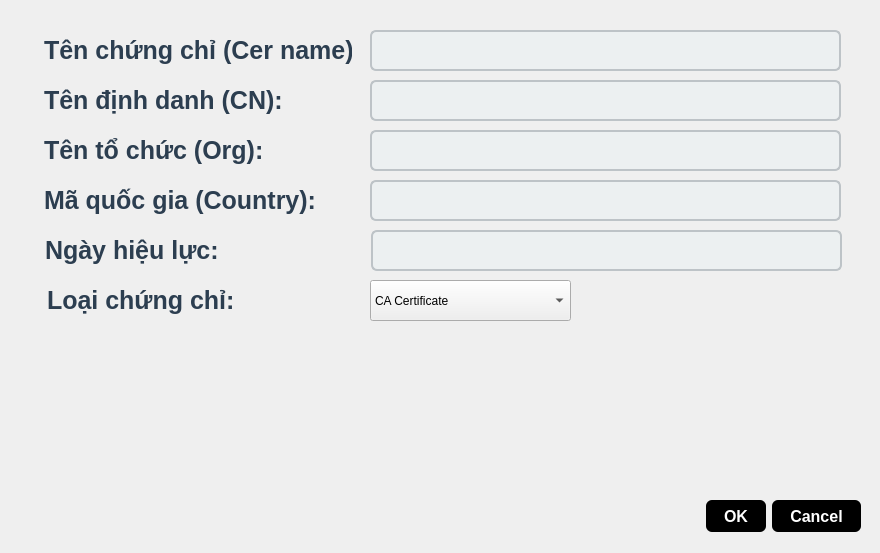
<?xml version="1.0" encoding="UTF-8"?>
<ui version="4.0">
 <class>Dialog</class>
 <widget class="QDialog" name="Dialog">
  <property name="geometry">
   <rect>
    <x>0</x>
    <y>0</y>
    <width>880</width>
    <height>553</height>
   </rect>
  </property>
  <property name="windowTitle">
   <string>Nhập thông tin cho chứng chỉ:</string>
  </property>
  <widget class="QDialogButtonBox" name="buttonBox">
   <property name="geometry">
    <rect>
     <x>520</x>
     <y>500</y>
     <width>341</width>
     <height>32</height>
    </rect>
   </property>
   <property name="styleSheet">
    <string notr="true">QPushButton {
    background-color: #000000;
    color: white;
    border: none;
    border-radius: 6px;
    padding: 8px 18px;
    font-size: 16px;
    font-weight: bold;
}

QPushButton:hover {
    background-color: #2c3e50;
}

QPushButton:pressed {
    background-color: #1a252f;
}</string>
   </property>
   <property name="orientation">
    <enum>Qt::Orientation::Horizontal</enum>
   </property>
   <property name="standardButtons">
    <set>QDialogButtonBox::StandardButton::Cancel|QDialogButtonBox::StandardButton::Ok</set>
   </property>
  </widget>
  <widget class="QLabel" name="label_16">
   <property name="geometry">
    <rect>
     <x>29</x>
     <y>30</y>
     <width>331</width>
     <height>41</height>
    </rect>
   </property>
   <property name="font">
    <font>
     <pointsize>-1</pointsize>
     <bold>true</bold>
    </font>
   </property>
   <property name="mouseTracking">
    <bool>false</bool>
   </property>
   <property name="styleSheet">
    <string notr="true">font-weight: bold;
    color: #2C3E50;
    font-size: 25px;
    padding: 4px 8px;
</string>
   </property>
   <property name="text">
    <string>Tên chứng chỉ (Cer name):</string>
   </property>
  </widget>
  <widget class="QLabel" name="label_18">
   <property name="geometry">
    <rect>
     <x>-387</x>
     <y>-14</y>
     <width>1291</width>
     <height>661</height>
    </rect>
   </property>
   <property name="text">
    <string/>
   </property>
   <property name="pixmap">
    <pixmap resource="../image/resource.qrc">:/new/image/background.jpg</pixmap>
   </property>
   <property name="scaledContents">
    <bool>true</bool>
   </property>
   <property name="indent">
    <number>-1</number>
   </property>
  </widget>
  <widget class="QLineEdit" name="cerName">
   <property name="geometry">
    <rect>
     <x>370</x>
     <y>30</y>
     <width>471</width>
     <height>41</height>
    </rect>
   </property>
   <property name="font">
    <font>
     <pointsize>-1</pointsize>
     <bold>false</bold>
    </font>
   </property>
   <property name="styleSheet">
    <string notr="true">QLineEdit {
    background-color: #ecf0f1;
    border: 2px solid #bdc3c7;
    border-radius: 6px;
    padding: 6px 10px;
    font-size: 18px;
    color: #2c3e50;
}

QLineEdit:focus {
    border: 2px solid #3498db;
    background-color: #ffffff;
}
</string>
   </property>
   <property name="text">
    <string/>
   </property>
   <property name="readOnly">
    <bool>false</bool>
   </property>
  </widget>
  <widget class="QLabel" name="label_17">
   <property name="geometry">
    <rect>
     <x>29</x>
     <y>80</y>
     <width>261</width>
     <height>41</height>
    </rect>
   </property>
   <property name="font">
    <font>
     <pointsize>-1</pointsize>
     <bold>true</bold>
    </font>
   </property>
   <property name="mouseTracking">
    <bool>false</bool>
   </property>
   <property name="styleSheet">
    <string notr="true">font-weight: bold;
    color: #2C3E50;
    font-size: 25px;
    padding: 4px 8px;
</string>
   </property>
   <property name="text">
    <string>Tên định danh (CN):</string>
   </property>
  </widget>
  <widget class="QLineEdit" name="CNName">
   <property name="geometry">
    <rect>
     <x>370</x>
     <y>80</y>
     <width>471</width>
     <height>41</height>
    </rect>
   </property>
   <property name="font">
    <font>
     <pointsize>-1</pointsize>
     <bold>false</bold>
    </font>
   </property>
   <property name="styleSheet">
    <string notr="true">QLineEdit {
    background-color: #ecf0f1;
    border: 2px solid #bdc3c7;
    border-radius: 6px;
    padding: 6px 10px;
    font-size: 18px;
    color: #2c3e50;
}

QLineEdit:focus {
    border: 2px solid #3498db;
    background-color: #ffffff;
}
</string>
   </property>
   <property name="text">
    <string/>
   </property>
   <property name="readOnly">
    <bool>false</bool>
   </property>
  </widget>
  <widget class="QLabel" name="label_19">
   <property name="geometry">
    <rect>
     <x>29</x>
     <y>130</y>
     <width>321</width>
     <height>41</height>
    </rect>
   </property>
   <property name="font">
    <font>
     <pointsize>-1</pointsize>
     <bold>true</bold>
    </font>
   </property>
   <property name="mouseTracking">
    <bool>false</bool>
   </property>
   <property name="styleSheet">
    <string notr="true">font-weight: bold;
    color: #2C3E50;
    font-size: 25px;
    padding: 4px 8px;
</string>
   </property>
   <property name="text">
    <string>Tên tổ chức (Org):</string>
   </property>
  </widget>
  <widget class="QLineEdit" name="OrgName">
   <property name="geometry">
    <rect>
     <x>370</x>
     <y>130</y>
     <width>471</width>
     <height>41</height>
    </rect>
   </property>
   <property name="font">
    <font>
     <pointsize>-1</pointsize>
     <bold>false</bold>
    </font>
   </property>
   <property name="styleSheet">
    <string notr="true">QLineEdit {
    background-color: #ecf0f1;
    border: 2px solid #bdc3c7;
    border-radius: 6px;
    padding: 6px 10px;
    font-size: 18px;
    color: #2c3e50;
}

QLineEdit:focus {
    border: 2px solid #3498db;
    background-color: #ffffff;
}
</string>
   </property>
   <property name="text">
    <string/>
   </property>
   <property name="readOnly">
    <bool>false</bool>
   </property>
  </widget>
  <widget class="QLabel" name="label_20">
   <property name="geometry">
    <rect>
     <x>29</x>
     <y>180</y>
     <width>311</width>
     <height>41</height>
    </rect>
   </property>
   <property name="font">
    <font>
     <pointsize>-1</pointsize>
     <bold>true</bold>
    </font>
   </property>
   <property name="mouseTracking">
    <bool>false</bool>
   </property>
   <property name="styleSheet">
    <string notr="true">font-weight: bold;
    color: #2C3E50;
    font-size: 25px;
    padding: 4px 8px;
</string>
   </property>
   <property name="text">
    <string>Mã quốc gia (Country):</string>
   </property>
  </widget>
  <widget class="QLineEdit" name="CountryName">
   <property name="geometry">
    <rect>
     <x>370</x>
     <y>180</y>
     <width>471</width>
     <height>41</height>
    </rect>
   </property>
   <property name="font">
    <font>
     <pointsize>-1</pointsize>
     <bold>false</bold>
    </font>
   </property>
   <property name="styleSheet">
    <string notr="true">QLineEdit {
    background-color: #ecf0f1;
    border: 2px solid #bdc3c7;
    border-radius: 6px;
    padding: 6px 10px;
    font-size: 18px;
    color: #2c3e50;
}

QLineEdit:focus {
    border: 2px solid #3498db;
    background-color: #ffffff;
}
</string>
   </property>
   <property name="text">
    <string/>
   </property>
   <property name="readOnly">
    <bool>false</bool>
   </property>
  </widget>
  <widget class="QLabel" name="label_21">
   <property name="geometry">
    <rect>
     <x>30</x>
     <y>230</y>
     <width>311</width>
     <height>41</height>
    </rect>
   </property>
   <property name="font">
    <font>
     <pointsize>-1</pointsize>
     <bold>true</bold>
    </font>
   </property>
   <property name="mouseTracking">
    <bool>false</bool>
   </property>
   <property name="styleSheet">
    <string notr="true">font-weight: bold;
    color: #2C3E50;
    font-size: 25px;
    padding: 4px 8px;
</string>
   </property>
   <property name="text">
    <string>Ngày hiệu lực:</string>
   </property>
  </widget>
  <widget class="QLineEdit" name="valiDay">
   <property name="geometry">
    <rect>
     <x>371</x>
     <y>230</y>
     <width>471</width>
     <height>41</height>
    </rect>
   </property>
   <property name="font">
    <font>
     <pointsize>-1</pointsize>
     <bold>false</bold>
    </font>
   </property>
   <property name="styleSheet">
    <string notr="true">QLineEdit {
    background-color: #ecf0f1;
    border: 2px solid #bdc3c7;
    border-radius: 6px;
    padding: 6px 10px;
    font-size: 18px;
    color: #2c3e50;
}

QLineEdit:focus {
    border: 2px solid #3498db;
    background-color: #ffffff;
}
</string>
   </property>
   <property name="text">
    <string/>
   </property>
   <property name="readOnly">
    <bool>false</bool>
   </property>
  </widget>
  <widget class="QLabel" name="label_22">
   <property name="geometry">
    <rect>
     <x>32</x>
     <y>280</y>
     <width>321</width>
     <height>41</height>
    </rect>
   </property>
   <property name="font">
    <font>
     <pointsize>-1</pointsize>
     <bold>true</bold>
    </font>
   </property>
   <property name="mouseTracking">
    <bool>false</bool>
   </property>
   <property name="styleSheet">
    <string notr="true">font-weight: bold;
    color: #2C3E50;
    font-size: 25px;
    padding: 4px 8px;
</string>
   </property>
   <property name="text">
    <string>Loại chứng chỉ:</string>
   </property>
  </widget>
  <widget class="QComboBox" name="CerLoai">
   <property name="geometry">
    <rect>
     <x>370</x>
     <y>280</y>
     <width>201</width>
     <height>41</height>
    </rect>
   </property>
   <item>
    <property name="text">
     <string>CA Certificate</string>
    </property>
   </item>
   <item>
    <property name="text">
     <string>End-Entity Certificate</string>
    </property>
   </item>
  </widget>
  <zorder>label_18</zorder>
  <zorder>buttonBox</zorder>
  <zorder>label_16</zorder>
  <zorder>cerName</zorder>
  <zorder>label_17</zorder>
  <zorder>CNName</zorder>
  <zorder>label_19</zorder>
  <zorder>OrgName</zorder>
  <zorder>label_20</zorder>
  <zorder>CountryName</zorder>
  <zorder>label_21</zorder>
  <zorder>valiDay</zorder>
  <zorder>label_22</zorder>
  <zorder>CerLoai</zorder>
 </widget>
 <resources>
  <include location="../image/resource.qrc"/>
 </resources>
 <connections>
  <connection>
   <sender>buttonBox</sender>
   <signal>accepted()</signal>
   <receiver>Dialog</receiver>
   <slot>accept()</slot>
   <hints>
    <hint type="sourcelabel">
     <x>248</x>
     <y>254</y>
    </hint>
    <hint type="destinationlabel">
     <x>157</x>
     <y>274</y>
    </hint>
   </hints>
  </connection>
  <connection>
   <sender>buttonBox</sender>
   <signal>rejected()</signal>
   <receiver>Dialog</receiver>
   <slot>reject()</slot>
   <hints>
    <hint type="sourcelabel">
     <x>316</x>
     <y>260</y>
    </hint>
    <hint type="destinationlabel">
     <x>286</x>
     <y>274</y>
    </hint>
   </hints>
  </connection>
 </connections>
</ui>
